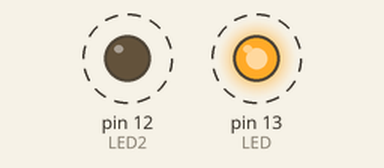
Recording of a sketch running on a simulated Arduino Uno, built with avr-gcc and run on an emulated ATmega328P. On the bench: output pins drawn as LEDs (lit = HIGH). Dashed ring = blinking.

Above: at 0.5 s.
Timing chart, 0 to 4.6 s (numbered marks = the images above):
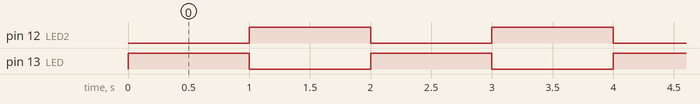

Measured:
- by itself, pin 12 (LED2), pin 13 (LED): alternates HIGH for 1.0 s and LOW for 1.0 s
- by itself, everything shown: repeats every 2.0 s, in 3 steps

The sketch:

2_LEDs_blinken.ino
```cpp
  //Tyler Deck
  //Blinkprogramm.
  //Die eingebauten 4 LEDs sollen blinken

  int LED = 13; //LED wird variable 13 zugeteilt
  int LED2 = 12;

void setup()

{
 pinMode(LED,OUTPUT); //Pin wird auf output gestellt
 pinMode(LED2,OUTPUT);
}

void loop()

{
digitalWrite(LED,HIGH); //geht an
delay(1000);            //Pause (1 sekunde)
digitalWrite(LED,LOW);  //geht aus
digitalWrite(LED2,HIGH);
delay(1000);
digitalWrite(LED2,LOW);
}
```
